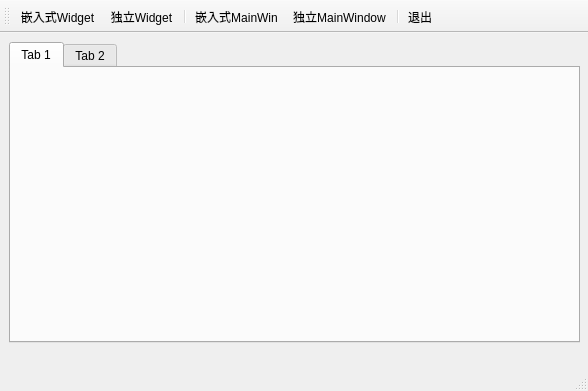
<?xml version="1.0" encoding="UTF-8"?>
<ui version="4.0">
 <class>EmbedWidget</class>
 <widget class="QMainWindow" name="EmbedWidget">
  <property name="geometry">
   <rect>
    <x>0</x>
    <y>0</y>
    <width>588</width>
    <height>391</height>
   </rect>
  </property>
  <property name="windowTitle">
   <string>EmbedWidget</string>
  </property>
  <widget class="QWidget" name="centralwidget">
   <widget class="QTabWidget" name="tabWidget">
    <property name="geometry">
     <rect>
      <x>9</x>
      <y>9</y>
      <width>571</width>
      <height>301</height>
     </rect>
    </property>
    <property name="currentIndex">
     <number>0</number>
    </property>
    <widget class="QWidget" name="tabFirst">
     <attribute name="title">
      <string>Tab 1</string>
     </attribute>
    </widget>
    <widget class="QWidget" name="tabSecond">
     <attribute name="title">
      <string>Tab 2</string>
     </attribute>
    </widget>
   </widget>
  </widget>
  <widget class="QStatusBar" name="statusbar"/>
  <widget class="QToolBar" name="toolBar">
   <property name="windowTitle">
    <string>toolBar</string>
   </property>
   <property name="toolButtonStyle">
    <enum>Qt::ToolButtonTextUnderIcon</enum>
   </property>
   <attribute name="toolBarArea">
    <enum>TopToolBarArea</enum>
   </attribute>
   <attribute name="toolBarBreak">
    <bool>false</bool>
   </attribute>
   <addaction name="actionEmbedWidget"/>
   <addaction name="actionWidget"/>
   <addaction name="separator"/>
   <addaction name="actionEmbedMainWin"/>
   <addaction name="actionMainWindow"/>
   <addaction name="separator"/>
   <addaction name="actionQuit"/>
  </widget>
  <action name="actionEmbedWidget">
   <property name="icon">
    <iconset resource="res.qrc">
     <normaloff>:/win/icons/icon_win/jiedian.svg</normaloff>:/win/icons/icon_win/jiedian.svg</iconset>
   </property>
   <property name="text">
    <string>嵌入式Widget</string>
   </property>
  </action>
  <action name="actionWidget">
   <property name="icon">
    <iconset resource="res.qrc">
     <normaloff>:/win/icons/icon_win/CDNjiedian.svg</normaloff>:/win/icons/icon_win/CDNjiedian.svg</iconset>
   </property>
   <property name="text">
    <string>独立Widget</string>
   </property>
  </action>
  <action name="actionEmbedMainWin">
   <property name="icon">
    <iconset resource="res.qrc">
     <normaloff>:/win/icons/icon_win/jurassic_Window-min.svg</normaloff>:/win/icons/icon_win/jurassic_Window-min.svg</iconset>
   </property>
   <property name="text">
    <string>嵌入式MainWin</string>
   </property>
  </action>
  <action name="actionMainWindow">
   <property name="icon">
    <iconset resource="res.qrc">
     <normaloff>:/win/icons/icon_win/chuangkoufangda.svg</normaloff>:/win/icons/icon_win/chuangkoufangda.svg</iconset>
   </property>
   <property name="text">
    <string>独立MainWindow</string>
   </property>
  </action>
  <action name="actionQuit">
   <property name="icon">
    <iconset resource="res.qrc">
     <normaloff>:/win/icons/icon_win/exit.svg</normaloff>:/win/icons/icon_win/exit.svg</iconset>
   </property>
   <property name="text">
    <string>退出</string>
   </property>
  </action>
 </widget>
 <resources>
  <include location="res.qrc"/>
 </resources>
 <connections>
  <connection>
   <sender>actionQuit</sender>
   <signal>triggered()</signal>
   <receiver>EmbedWidget</receiver>
   <slot>close()</slot>
   <hints>
    <hint type="sourcelabel">
     <x>-1</x>
     <y>-1</y>
    </hint>
    <hint type="destinationlabel">
     <x>399</x>
     <y>299</y>
    </hint>
   </hints>
  </connection>
 </connections>
</ui>
